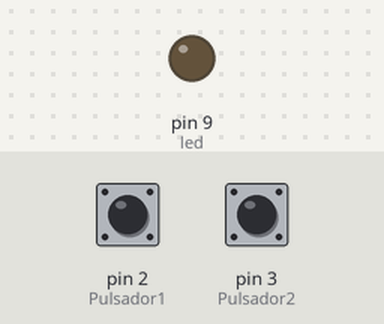
The sketch below on a simulated Arduino Uno, built with avr-gcc and run on an emulated ATmega328P. Shown: output pins drawn as LEDs (lit = HIGH). The inputs (shaded band) are chosen by the test bench; at power-on: pin 2 (Pulsador1) LOW, pin 3 (Pulsador2) LOW.

Above: at 1.2 s.
1.3 s: pin 2 (Pulsador1) pulled HIGH for 0.15 s
At 2.2 s:
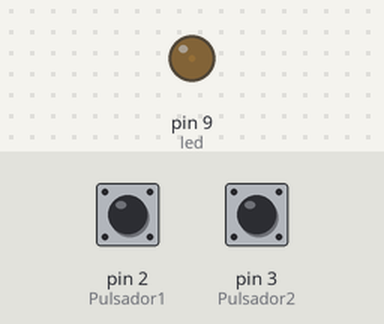
2.9 s: pin 3 (Pulsador2) pulled HIGH for 1 s
At 4.1 s:
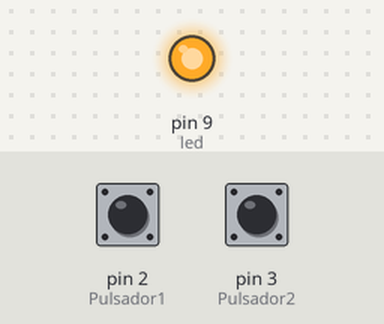
5.4 s: pin 2 (Pulsador1) pulled HIGH for 1 s
At 6.7 s:
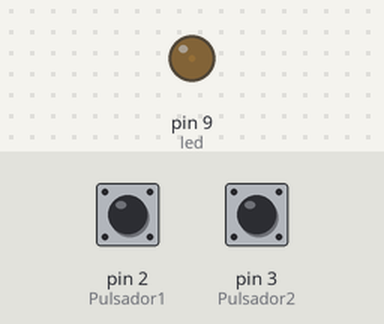
7.9 s: pin 2 (Pulsador1) pulled HIGH for 3.2 s
At 11.7 s:
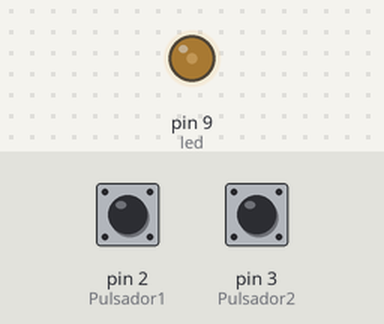
12.6 s: pin 2 (Pulsador1) pulled HIGH for 3.2 s
At 16.5 s:
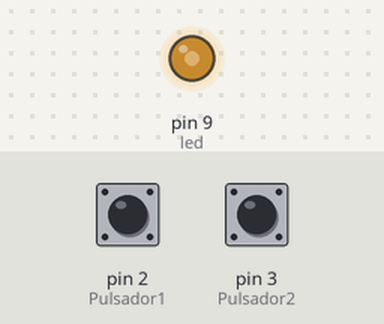
17.3 s: pin 3 (Pulsador2) pulled HIGH for 0.15 s
At 18.0 s:
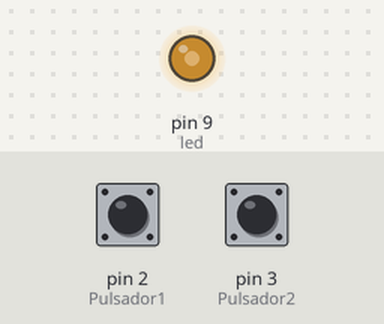
Timing chart, 0 to 19.9 s (numbered marks = the images above; inputs shaded):
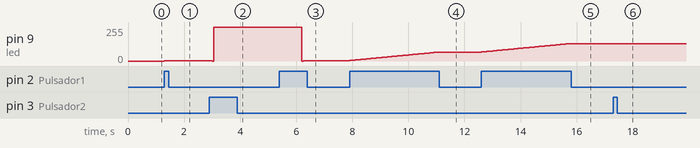

Measured:
- after the input at 1.3 s, pin 9 (led): 0/255 → 3/255 at once
- after the input at 2.9 s, pin 9 (led): 3/255 → 255/255 at once
- after the input at 5.4 s, pin 9 (led): 255/255 → 3/255 after 0.80 s
- after the input at 7.9 s, pin 9 (led): moves from 3/255 to 67/255 over 3.2 s, starting at once
- after the input at 12.6 s, pin 9 (led): moves from 67/255 to 131/255 over 3.2 s, starting at once
- after the input at 17.3 s, pin 9 (led): 131/255 → 128/255 at once

The sketch:

Practica_2.2.ino
```cpp
int led = 9;
int i = 0;
int Pulsador1 = 2;
int Pulsador2 = 3;


void setup() {
  // put your setup code here, to run once:
pinMode(led, OUTPUT);
}

void loop() {
  // put your main code here, to run repeatedly:


 digitalRead(Pulsador1);
 digitalRead(Pulsador2);


if (digitalRead(Pulsador1)==HIGH)
{


i++;
      analogWrite(led, i);
      delay(50);


}

if (digitalRead(Pulsador2)==HIGH)
{


i--;
analogWrite(led, i);
delay(50);


}

Serial.print(i);


}
```
